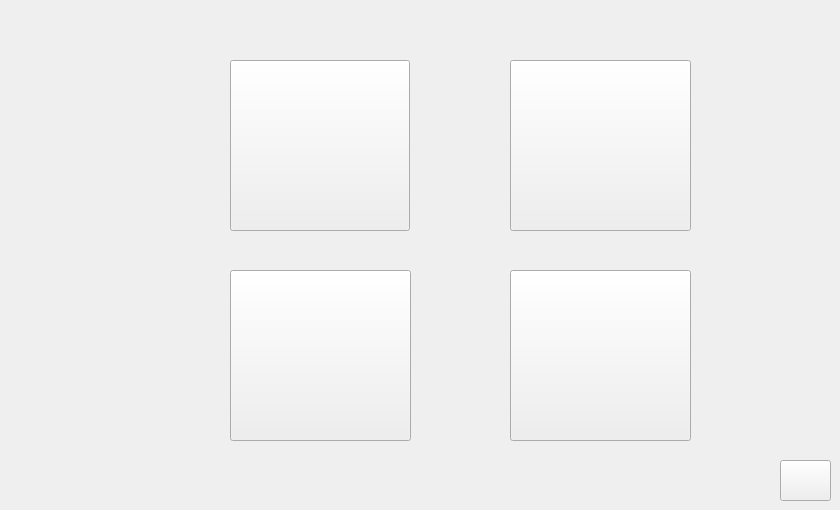
      <widget class="QWidget" name="tab_6">
       <attribute name="title">
        <string>Categories</string>
       </attribute>
       <widget class="QPushButton" name="pushButton_42">
        <property name="geometry">
         <rect>
          <x>780</x>
          <y>460</y>
          <width>51</width>
          <height>41</height>
         </rect>
        </property>
        <property name="toolTip">
         <string>Home</string>
        </property>
        <property name="toolTipDuration">
         <number>-2</number>
        </property>
        <property name="text">
         <string/>
        </property>
        <property name="icon">
         <iconset>
          <normaloff>pics/home.png</normaloff>pics/home.png</iconset>
        </property>
        <property name="iconSize">
         <size>
          <width>40</width>
          <height>40</height>
         </size>
        </property>
       </widget>
       <widget class="QPushButton" name="pushButton_6">
        <property name="geometry">
         <rect>
          <x>230</x>
          <y>60</y>
          <width>180</width>
          <height>171</height>
         </rect>
        </property>
        <property name="font">
         <font>
          <family>Poor Richard</family>
          <pointsize>11</pointsize>
         </font>
        </property>
        <property name="toolTip">
         <string>Tops</string>
        </property>
        <property name="toolTipDuration">
         <number>-2</number>
        </property>
        <property name="text">
         <string/>
        </property>
        <property name="icon">
         <iconset>
          <normaloff>pics/top.png</normaloff>pics/top.png</iconset>
        </property>
        <property name="iconSize">
         <size>
          <width>100</width>
          <height>100</height>
         </size>
        </property>
       </widget>
       <widget class="QPushButton" name="pushButton_26">
        <property name="geometry">
         <rect>
          <x>230</x>
          <y>270</y>
          <width>181</width>
          <height>171</height>
         </rect>
        </property>
        <property name="font">
         <font>
          <family>Poor Richard</family>
          <pointsize>11</pointsize>
         </font>
        </property>
        <property name="toolTip">
         <string>Bottoms</string>
        </property>
        <property name="toolTipDuration">
         <number>-2</number>
        </property>
        <property name="text">
         <string/>
        </property>
        <property name="icon">
         <iconset>
          <normaloff>pics/pants.png</normaloff>pics/pants.png</iconset>
        </property>
        <property name="iconSize">
         <size>
          <width>100</width>
          <height>100</height>
         </size>
        </property>
       </widget>
       <widget class="QPushButton" name="pushButton_27">
        <property name="geometry">
         <rect>
          <x>510</x>
          <y>60</y>
          <width>181</width>
          <height>171</height>
         </rect>
        </property>
        <property name="font">
         <font>
          <family>Poor Richard</family>
          <pointsize>11</pointsize>
         </font>
        </property>
        <property name="toolTip">
         <string>Dresses</string>
        </property>
        <property name="toolTipDuration">
         <number>-2</number>
        </property>
        <property name="text">
         <string/>
        </property>
        <property name="icon">
         <iconset>
          <normaloff>pics/dress.png</normaloff>pics/dress.png</iconset>
        </property>
        <property name="iconSize">
         <size>
          <width>100</width>
          <height>100</height>
         </size>
        </property>
       </widget>
       <widget class="QPushButton" name="pushButton_16">
        <property name="geometry">
         <rect>
          <x>510</x>
          <y>270</y>
          <width>181</width>
          <height>171</height>
         </rect>
        </property>
        <property name="font">
         <font>
          <family>Poor Richard</family>
          <pointsize>11</pointsize>
         </font>
        </property>
        <property name="toolTip">
         <string>Accessories</string>
        </property>
        <property name="toolTipDuration">
         <number>-2</number>
        </property>
        <property name="text">
         <string/>
        </property>
        <property name="icon">
         <iconset>
          <normaloff>pics/neckpiece.png</normaloff>pics/neckpiece.png</iconset>
        </property>
        <property name="iconSize">
         <size>
          <width>100</width>
          <height>100</height>
         </size>
        </property>
       </widget>
      </widget>
